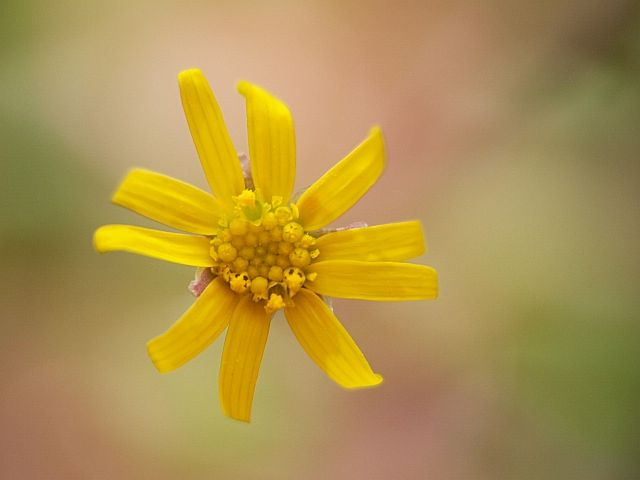
#> input picture datas/f1.jpg, 640 x 480 px
$ jupyter execute '90-图像特效-水彩画.ipynb'   (shell and % lines are left out)
#> lines starting #> are read from the running program, lines starting #| are printed output that depends on the picture
# 图像特效-水彩画

[cell 1]
from scipy import signal
import numpy as np
import cv2
import matplotlib.pyplot as plt
import math

[cell 2]
src = cv2.imread('../datas/f1.jpg')
#> src is the input picture: shape (480, 640, 3); mean B, G, R 78.8, 145.8, 173.2
src2 = cv2.imread('../datas/f2.jpg')
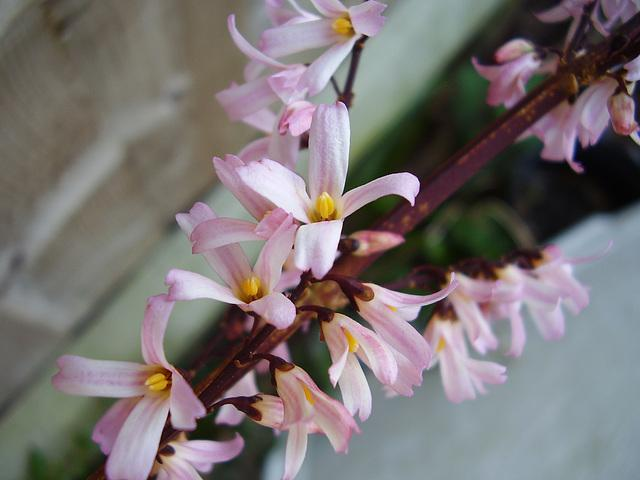
#> input picture python-code/opengl-learning/resources/images/f2.jpg, 640 x 480 px, found by its file name
#> src2 is the input picture: shape (480, 640, 3); mean B, G, R 114.3, 114.2, 120.8
rgb = cv2.cvtColor(src,cv2.COLOR_BGR2RGB)
rgb2 = cv2.cvtColor(src2,cv2.COLOR_BGR2RGB)

[cell 3]
def water_color(src):
    srcf = np.float32(src)
    if len(src.shape) < 3:
        srcf = cv2.cvtColor(src,cv2.COLOR_GRAY2RGB).astype(np.float32)
    dst = np.zeros_like(srcf)
    srclab = cv2.cvtColor(src,cv2.COLOR_RGB2LAB).astype(np.float32)
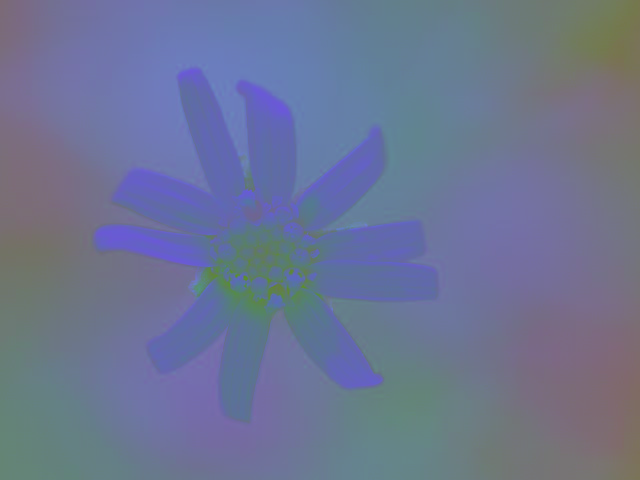
#> srclab: shape (480, 640, 3) float32; mean B, G, R 146.8, 116.8, 107.9

    srcmean,srcstd = cv2.meanStdDev(srclab)
#> srcmean = [146.8, 116.8, 107.9]; srcstd = [23.39, 8.35, 9.05]
    dstlab = (srclab - srcmean[0]) * srcstd[0]
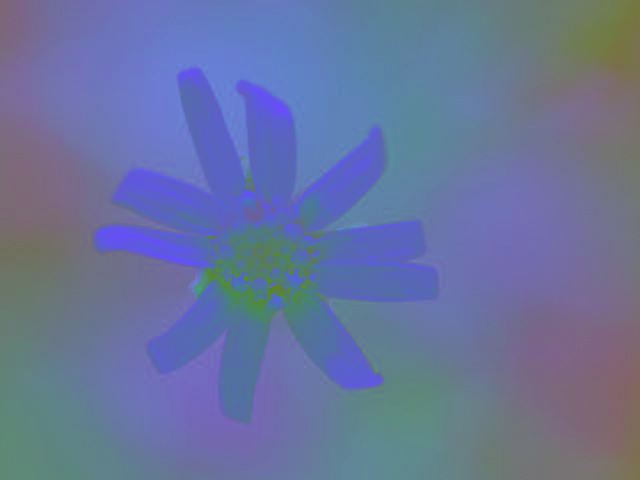
#> dstlab: shape (480, 640, 3) float64; mean B, G, R 0, -703.4, -911.1; drawn with min black and max white

    dst = cv2.cvtColor(dstlab.astype(np.uint8),cv2.COLOR_LAB2RGB)
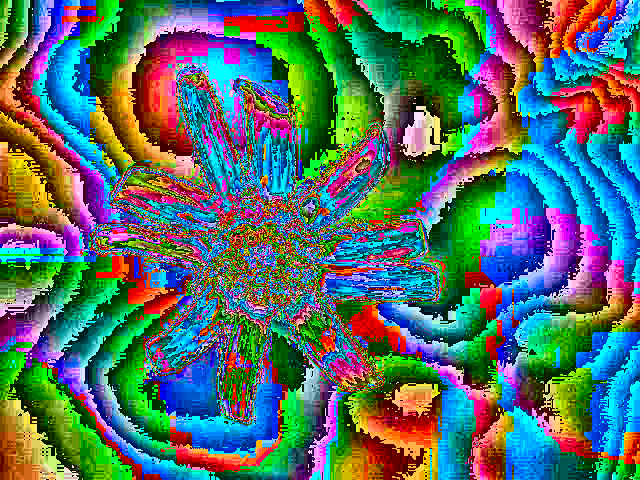
#> dst: shape (480, 640, 3); mean R, G, B 82, 110.8, 104.4
    dst = np.clip(dst,0,255)
    return np.uint8(dst)

[cell 4]
dst = water_color(src)
plt.imshow(dst)

[cell 5]
def color_adjust(img):
    src_lab_img = cv2.cvtColor(img, cv2.COLOR_BGR2LAB).astype(np.float64)
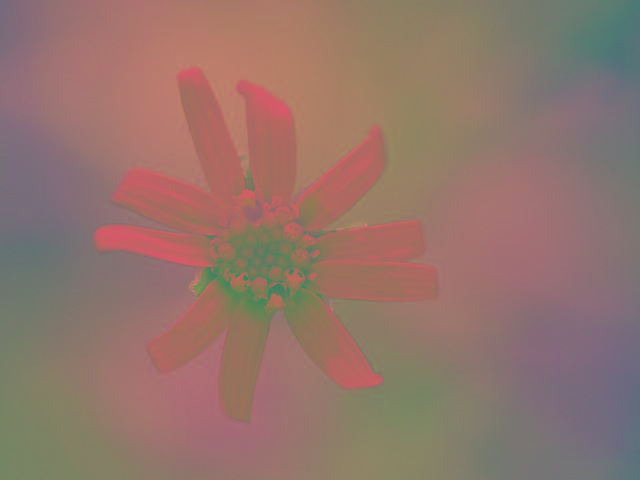
#> src_lab_img: shape (480, 640, 3) float64; mean R, G, B 146.8, 116.8, 107.9
    src_mean, src_stddev = cv2.meanStdDev(src_lab_img)
#> src_mean = [146.8, 116.8, 107.9]; src_stddev = [23.39, 8.35, 9.05]
    mean_stddev = np.concatenate((src_mean, src_stddev), axis=0).reshape(1, -1)
#> mean_stddev = [[146.8, 116.8, 107.9, 23.39, 8.35, 9.05]]
    # Load the k-means fits predictor
#     predictor = loadPickle()
    # Check which class does this image belong to
#     class_label = predictor.predict(mean_stddev)
#     class_path = DATABASE_DIR + str(class_label[0]) + '/'
#     class_files = os.listdir(class_path)

    # Restore feature vectors
    fvs = np.array([[0, 0, 0, 0, 0, 0]], dtype=np.float64)

    # Calculate mean and stddev of all images inside the class
#     for i in range(len(class_files)):
#         imgfile = class_files[i]
    sampleimg = cv2.imread('../datas/f2.jpg')
    lab_sampleimg = cv2.cvtColor(sampleimg, cv2.COLOR_BGR2LAB)
#> lab_sampleimg: shape (480, 640, 3); mean of channels 0, 1, 2 122.5, 130.9, 129.4
    mean, stddev = cv2.meanStdDev(lab_sampleimg)
#> mean = [122.5, 130.9, 129.4]; stddev = [54.22, 9.18, 9.35]
    mean_stddev = np.concatenate((mean, stddev), axis=0).reshape(6)
#> mean_stddev = [122.5, 130.9, 129.4, 54.22, 9.18, 9.35]
    fvs = np.vstack((fvs, mean_stddev))
#> fvs = [[0, 0, 0, 0, 0, 0], [122.5, 130.9, 129.4, 54.22, 9.18, 9.35]]

    # Remove unused data
    fvs = fvs[1:]
#> fvs = [[122.5, 130.9, 129.4, 54.22, 9.18, 9.35]]
    all_mean = np.mean(fvs, axis=0)
#> all_mean = [122.5, 130.9, 129.4, 54.22, 9.18, 9.35]
    sample_mean = all_mean[0:3]
#> sample_mean = [122.5, 130.9, 129.4]
    sample_stddev = all_mean[3:6]
#> sample_stddev = [54.22, 9.18, 9.35]

    # Color transformation
    dst_lab_img = (sample_stddev / src_stddev.reshape(3)) * (src_lab_img - src_mean.reshape(3)) + sample_mean
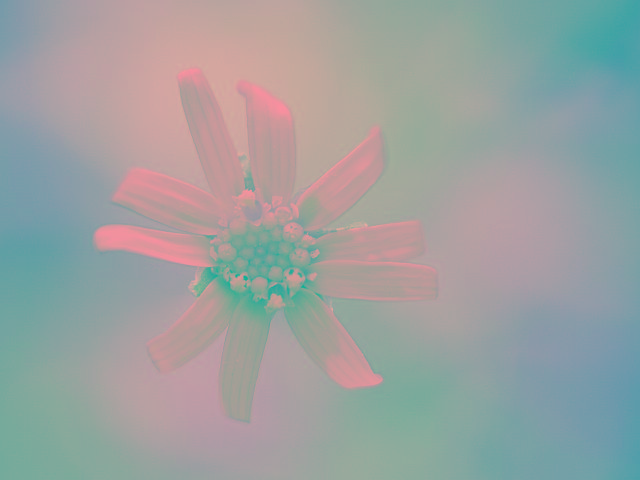
#> dst_lab_img: shape (480, 640, 3) float64; mean R, G, B 122.5, 130.9, 129.4; drawn with min black and max white
    dst_lab_img = np.clip(dst_lab_img, 0, 255)
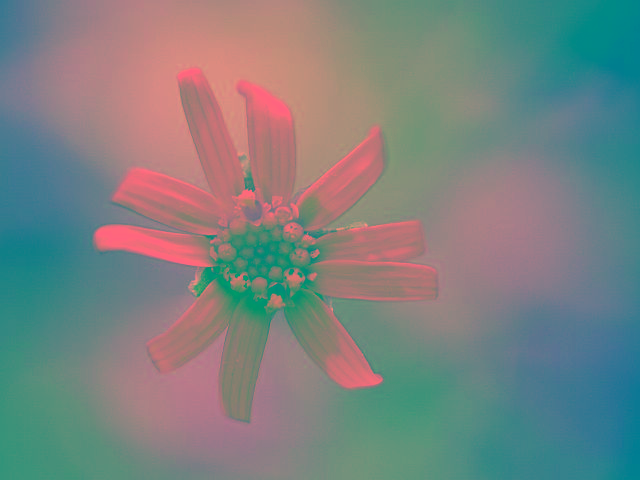
#> dst_lab_img: shape (480, 640, 3) float64; mean R, G, B 122.8, 130.9, 129.4

    # Transfer back to BGR channels
    dst_img = cv2.cvtColor(dst_lab_img.astype(np.uint8), cv2.COLOR_LAB2BGR)
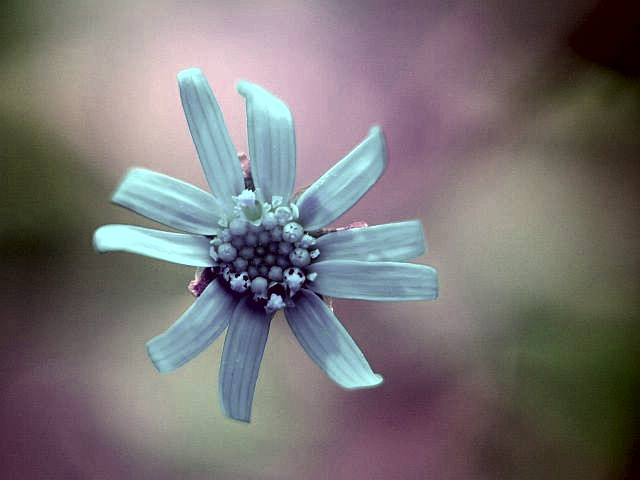
#> dst_img: shape (480, 640, 3); mean B, G, R 114.9, 114.3, 118.9

    return dst_img
